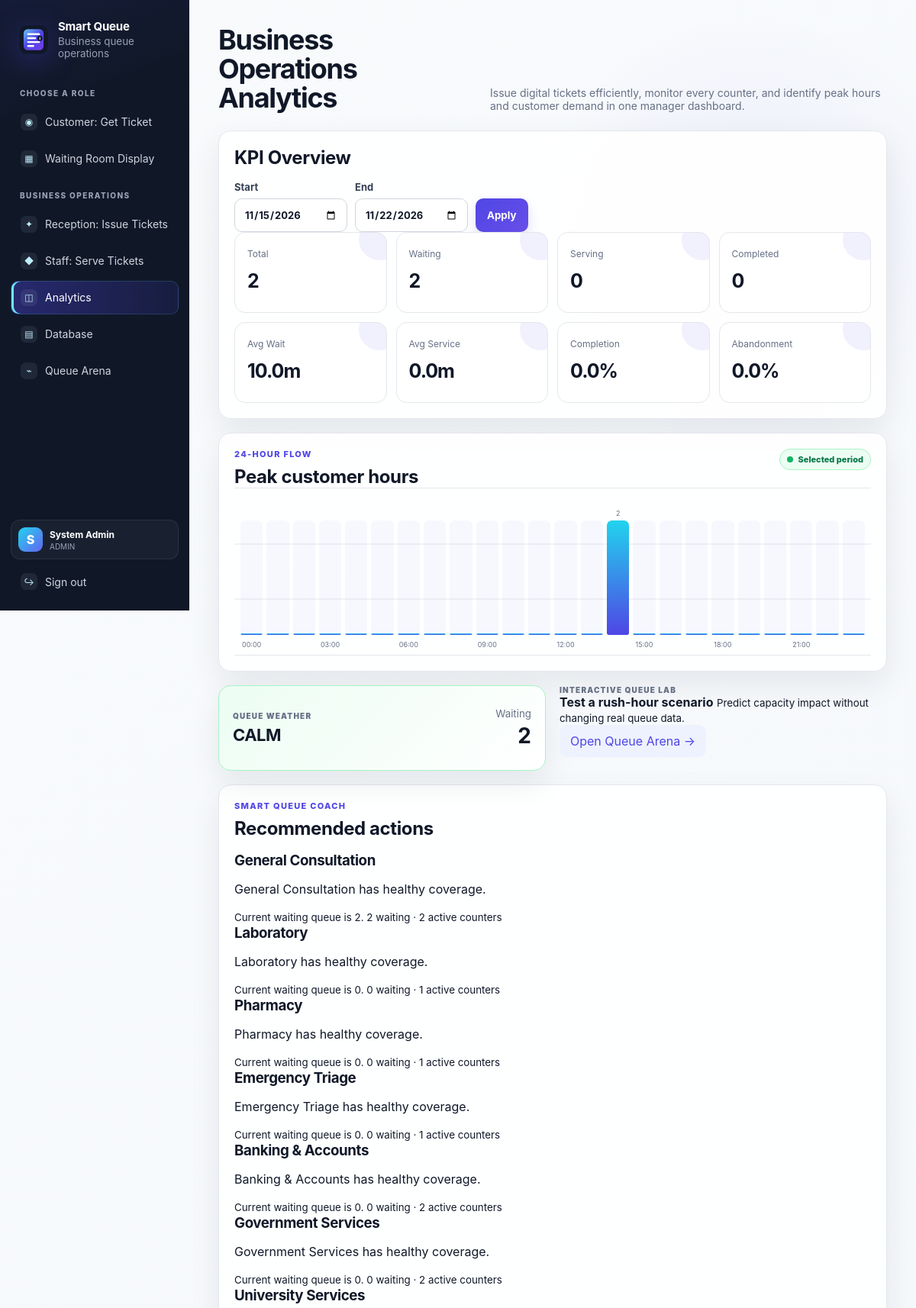
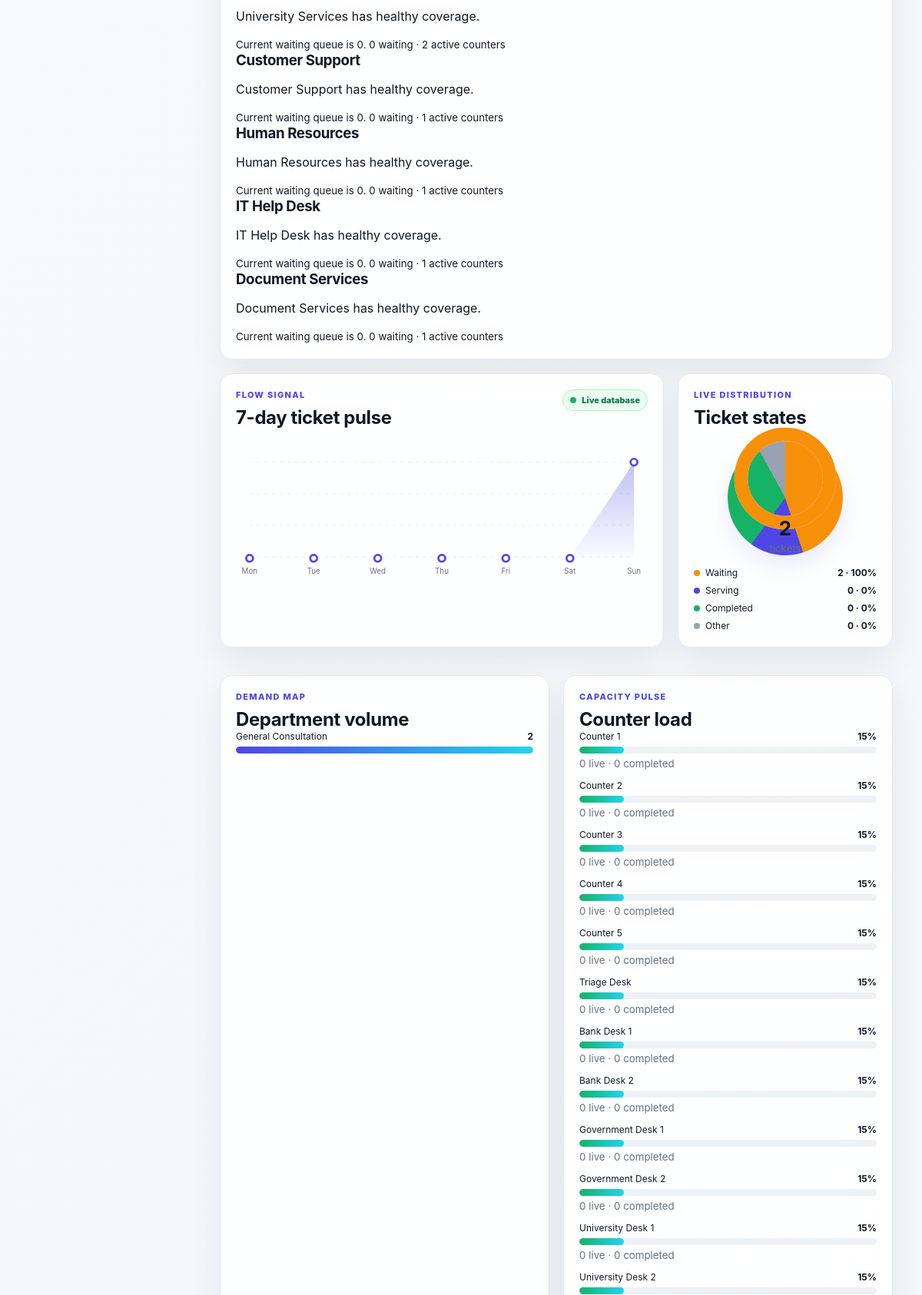
Screenshot of /manager (signed in, upper part) with the database file from the repository (2 pictures, top to bottom).
### database/models.py (models this page shows)
class Base(DeclarativeBase):
    pass

class Department(Base):
    __tablename__ = "departments"
    id: Mapped[int] = mapped_column(Integer, primary_key=True)
    name: Mapped[str] = mapped_column(String(120), unique=True, nullable=False)
    code: Mapped[str] = mapped_column(String(10), unique=True, nullable=False)
    is_active: Mapped[bool] = mapped_column(Boolean, default=True, nullable=False)
    created_at: Mapped[datetime] = mapped_column(DateTime, default=datetime.utcnow)
    services = relationship("Service", back_populates="department")
    counters = relationship("Counter", back_populates="department")

class Counter(Base):
    __tablename__ = "counters"
    id: Mapped[int] = mapped_column(Integer, primary_key=True)
    name: Mapped[str] = mapped_column(String(100), unique=True, nullable=False)
    department_id: Mapped[int] = mapped_column(ForeignKey("departments.id"), nullable=False)
    is_active: Mapped[bool] = mapped_column(Boolean, default=True, nullable=False)
    is_paused: Mapped[bool] = mapped_column(Boolean, default=False, nullable=False)
    department = relationship("Department", back_populates="counters")
    assigned_staff = relationship("User", back_populates="assigned_counter", foreign_keys=[User.assigned_counter_id])

### app.py (the view)
@app.get("/manager")
@login_required
@roles_required(Role.ADMIN, Role.MANAGER)
def manager_dashboard():
    start = request.args.get("start")
    end = request.args.get("end")
    end_date = datetime.strptime(end, "%Y-%m-%d") if end else datetime.utcnow()
    start_date = datetime.strptime(start, "%Y-%m-%d") if start else (end_date - timedelta(days=7))
    with get_session() as db:
        analytics = AnalyticsEngine(db)
        kpis = analytics.kpis(start_date, end_date)
        peak_hours = analytics.peak_hours(start_date, end_date).to_dict("records")
        hourly_counts = {hour: 0 for hour in range(24)}
        for row in peak_hours:
            hourly_counts[int(row["hour"])] = int(row["tickets"])
        peak_hour_max = max(hourly_counts.values(), default=0) or 1
        peak_hour_bars = [
            {"hour": hour, "count": count, "height": round((count / peak_hour_max) * 100)}
            for hour, count in hourly_counts.items()
        ]
        predictor = WaitPredictor(db)
        weather = predictor.queue_weather()
        coach = predictor.smart_coach()
        tickets = list(db.scalars(
            select(Ticket).where(Ticket.created_at >= start_date, Ticket.created_at <= end_date)
        ).all())
        trend_days = []
        trend_values = []
        for offset in range(6, -1, -1):
            day = end_date.date() - timedelta(days=offset)
            count = sum(1 for ticket in tickets if ticket.created_at.date() == day)
            trend_days.append(day.strftime("%a"))
            trend_values.append(count)
        trend_max = max(trend_values, default=0) or 1
        trend_points = []
        for index, value in enumerate(trend_values):
            x = 20 + (index * (560 / 6))
            y = 180 - ((value / trend_max) * 140)
            trend_points.append({"x": round(x, 1), "y": round(y, 1), "value": value, "day": trend_days[index]})
        status_counts = {
            "Waiting": len([ticket for ticket in tickets if ticket.status == TicketStatus.WAITING]),
            "Serving": len([ticket for ticket in tickets if ticket.status in (TicketStatus.CALLED, TicketStatus.SERVING)]),
            "Completed": len([ticket for ticket in tickets if ticket.status == TicketStatus.COMPLETED]),
            "Other": len([ticket for ticket in tickets if ticket.status not in (
                TicketStatus.WAITING, TicketStatus.CALLED, TicketStatus.SERVING, TicketStatus.COMPLETED,
            )]),
        }
        status_total = sum(status_counts.values()) or 1
        status_mix = []
        status_offset = 0
        for name, count in status_counts.items():
            percent = round((count / status_total) * 100)
            status_mix.append({"name": name, "count": count, "percent": percent, "offset": status_offset})
            status_offset += percent
        status_gradient_parts = []
        gradient_start = 0
        gradient_colors = {"Waiting": "#f79009", "Serving": "#4f46e5", "Completed": "#16b364", "Other": "#98a2b3"}
        for item in status_mix:
            gradient_end = gradient_start + item["percent"]
            status_gradient_parts.append(f'{gradient_colors[item["name"]]} {gradient_start}% {gradient_end}%')
            gradient_start = gradient_end
        status_gradient = "conic-gradient(" + ",".join(status_gradient_parts) + ")"
        department_counts = {}
        for ticket in tickets:
            department_name = ticket.department.name if ticket.department else "Unknown"
            department_counts[department_name] = department_counts.get(department_name, 0) + 1
        department_mix = sorted(
            ({"name": name, "count": count} for name, count in department_counts.items()),
            key=lambda item: item["count"],
            reverse=True,
        )[:6]
        counter_stats = []
        counters = list(db.scalars(select(Counter).where(Counter.is_active.is_(True))).all())
        for counter in counters:
            waiting_count = db.scalar(select(func.count(Ticket.id)).where(
                Ticket.counter_id == counter.id,
                Ticket.status.in_((TicketStatus.CALLED, TicketStatus.SERVING)),
            )) or 0
            completed_count = db.scalar(select(func.count(Ticket.id)).where(
                Ticket.counter_id == counter.id,
                Ticket.status == TicketStatus.COMPLETED,
            )) or 0
            capacity = min(((completed_count + 1) * 15) + (waiting_count * 25), 100)
            counter_stats.append({"name": counter.name, "waiting": waiting_count, "completed": completed_count, "capacity": capacity, "paused": counter.is_paused})
        return render_template(
            "manager.html",
            kpis=kpis,
            peak_hours=peak_hours,
            peak_hour_bars=peak_hour_bars,
            start=start_date.date().isoformat(),
            end=end_date.date().isoformat(),
            weather=weather,
            coach=coach,
            trend_points=trend_points,
            status_mix=status_mix,
            status_gradient=status_gradient,
            department_mix=department_mix,
            counter_stats=counter_stats,
        )

### app.py (called while the page is built)
def login_required(view_func):
    @wraps(view_func)
    def wrapper(*args, **kwargs):
        if not session.get("user_id"):
            flash("Please login first.", "warning")
            return redirect(url_for("login"))
        return view_func(*args, **kwargs)
    return wrapper

def roles_required(*roles: Role):
    role_values = {role.value for role in roles}
    def decorator(view_func):
        @wraps(view_func)
        def wrapper(*args, **kwargs):
            user_role = session.get("user_role")
            if user_role not in role_values:
                flash("You do not have access to this page.", "danger")
                return redirect(url_for("home"))
            return view_func(*args, **kwargs)
        return wrapper
    return decorator

### core/analytics_engine.py (called while the page is built)
    def tickets_dataframe(self, start: datetime, end: datetime) -> pd.DataFrame:
        tickets = list(
            self.session.scalars(
                select(Ticket).where(Ticket.created_at >= start, Ticket.created_at <= end)
            ).all()
        )
        rows = [
            (
                t.ticket_number,
                t.created_at,
                t.status.value if hasattr(t.status, "value") else str(t.status),
                t.department.name if t.department else "Unknown",
            )
            for t in tickets
        ]
        if not rows:
            return pd.DataFrame(columns=["ticket_number", "created_at", "status", "department"])
        return pd.DataFrame(rows, columns=["ticket_number", "created_at", "status", "department"])

    def peak_hours(self, start: datetime, end: datetime) -> pd.DataFrame:
        df = self.tickets_dataframe(start, end)
        if df.empty:
            return pd.DataFrame(columns=["hour", "tickets"])
        df["hour"] = pd.to_datetime(df["created_at"]).dt.hour
        return df.groupby("hour", as_index=False).size().rename(columns={"size": "tickets"})

### database/connection.py (called while the page is built)
@contextmanager
def get_session():
    session = SessionLocal()
    try:
        yield session
        session.commit()
    except Exception:
        session.rollback()
        raise
    finally:
        session.close()

### templates/manager.html (shortened to what this page needs)
{% extends 'base.html' %}
{% block content %}
<section class="page-head">
  <h1>Business Operations Analytics</h1>
  <p>Issue digital tickets efficiently, monitor every counter, and identify peak hours and customer demand in one manager dashboard.</p>
</section>
<section class="card">
  <h2>KPI Overview</h2>
  <form method="get" class="form-inline">
    <label>Start <input type="date" name="start" value="{{ start }}"></label>
    <label>End <input type="date" name="end" value="{{ end }}"></label>
    <button type="submit">Apply</button>
  </form>
  <div class="kpis">
    <div class="kpi"><span>Total</span><strong>{{ kpis.total_tickets }}</strong></div>
    <div class="kpi"><span>Waiting</span><strong>{{ kpis.waiting }}</strong></div>
    <div class="kpi"><span>Serving</span><strong>{{ kpis.serving }}</strong></div>
    <div class="kpi"><span>Completed</span><strong>{{ kpis.completed }}</strong></div>
    <div class="kpi"><span>Avg Wait</span><strong>{{ kpis.avg_wait }}m</strong></div>
    <div class="kpi"><span>Avg Service</span><strong>{{ kpis.avg_service }}m</strong></div>
    <div class="kpi"><span>Completion</span><strong>{{ kpis.completion_rate }}%</strong></div>
    <div class="kpi"><span>Abandonment</span><strong>{{ kpis.abandonment_rate }}%</strong></div>
  </div>
</section>
<section class="card peak-hour-card">
  <div class="chart-heading">
    <div><span class="eyebrow">24-HOUR FLOW</span><h2>Peak customer hours</h2></div>
    <span class="live-chip"><i></i> Selected period</span>
  </div>
  <div class="peak-hour-chart" role="img" aria-label="Tickets grouped by hour">
    {% for bar in peak_hour_bars %}
    <div class="peak-hour-column" title="{{ bar.count }} tickets">
      <div class="peak-hour-value">{{ bar.count if bar.count else '' }}</div>
      <div class="peak-hour-track"><i style="--peak-height: {{ bar.height }}%"></i></div>
      {% if bar.hour % 3 == 0 %}<span>{{ '%02d' % bar.hour }}:00</span>{% else %}<span></span>{% endif %}
    </div>
    {% endfor %}
  </div>
</section>
<section class="grid two coach-grid">
  <div class="weather-card weather-{{ weather.level }}">
    <div><span class="weather-kicker">QUEUE WEATHER</span><strong>{{ weather.label }}</strong></div>
    <div class="weather-stat"><small>Waiting</small><b>{{ weather.waiting }}</b></div>
  </div>
  <div class="arena-card">
    <div>
      <span class="weather-kicker">INTERACTIVE QUEUE LAB</span>
      <strong>Test a rush-hour scenario</strong>
      <small>Predict capacity impact without changing real queue data.</small>
    </div>
    <a class="arena-button" href="{{ url_for('queue_arena') }}">Open Queue Arena →</a>
  </div>
</section>
<section class="card coach-card">
  <div class="coach-heading">
    <div>
      <span class="eyebrow">SMART QUEUE COACH</span>
      <h2>Recommended actions</h2>
    </div>
  </div>
  <div class="coach-list">
    {% for item in coach %}
    <article class="coach-item {{ item.severity }}">
      <div>
        <h3>{{ item.department }}</h3>
        <p>{{ item.action }}</p>
        <small>{{ item.impact }} {{ item.waiting }} waiting · {{ item.active_counters }} active counters</small>
      </div>
    </article>
    {% else %}
    <p>No departments available.</p>
    {% endfor %}
  </div>
</section>
<section class="visual-grid">
  <article class="card trend-card">
    <div class="chart-heading">
      <div><span class="eyebrow">FLOW SIGNAL</span><h2>7-day ticket pulse</h2></div>
      <span class="live-chip"><i></i> Live database</span>
    </div>
    <svg class="trend-chart" viewBox="0 0 600 210" role="img" aria-label="Seven day ticket trend">
      <defs>
        <linearGradient id="trendFill" x1="0" y1="0" x2="0" y2="1">
          <stop offset="0%" stop-color="#4f46e5" stop-opacity="0.34"/>
          <stop offset="100%" stop-color="#4f46e5" stop-opacity="0.02"/>
        </linearGradient>
        <filter id="trendGlow"><feGaussianBlur stdDeviation="3" result="blur"/><feMerge><feMergeNode in="blur"/><feMergeNode in="SourceGraphic"/></feMerge></filter>
      </defs>
      <g class="chart-grid-lines">
        <line x1="20" y1="40" x2="580" y2="40"/><line x1="20" y1="86" x2="580" y2="86"/><line x1="20" y1="132" x2="580" y2="132"/><line x1="20" y1="178" x2="580" y2="178"/>
      </g>
      <polygon class="trend-area" points="20,180 {% for point in trend_points %}{{ point.x }},{{ point.y }} {% endfor %}580,180" fill="url(#trendFill)"/>
      <polyline class="trend-line" points="{% for point in trend_points %}{{ point.x }},{{ point.y }}{% if not loop.last %} {% endif %}{% endfor %}" fill="none" stroke="#4f46e5" stroke-width="4" stroke-linecap="round" stroke-linejoin="round" filter="url(#trendGlow)"/>
      {% for point in trend_points %}
      <g class="trend-point">
        <circle cx="{{ point.x }}" cy="{{ point.y }}" r="5" fill="#fff" stroke="#4f46e5" stroke-width="3"/>
        <text x="{{ point.x }}" y="203" text-anchor="middle">{{ point.day }}</text>
      </g>
      {% endfor %}
    </svg>
  </article>
  <article class="card status-card">
    <div class="chart-heading"><div><span class="eyebrow">LIVE DISTRIBUTION</span><h2>Ticket states</h2></div></div>
    <div class="status-donut-wrap">
      <div class="status-donut">
        <svg viewBox="0 0 120 120" role="img" aria-label="Ticket status distribution">
          <circle cx="60" cy="60" r="46" fill="none" stroke="#eef2f6" stroke-width="14"/>
          {% for item in status_mix %}
          {% set segment_color = '#f79009' if item.name == 'Waiting' else '#4f46e5' if item.name == 'Serving' else '#16b364' if item.name == 'Completed' else '#98a2b3' %}
          <circle class="status-segment" cx="60" cy="60" r="46" fill="none" stroke="{{ segment_color }}" stroke-width="14" pathLength="100" stroke-dasharray="{{ item.percent }} {{ 100 - item.percent }}" stroke-dashoffset="-{{ item.offset }}"/>
          {% endfor %}
        </svg>
        <div class="status-donut-center"><strong>{{ kpis.total_tickets }}</strong><small>tickets</small></div>
      </div>
    </div>
    <div class="status-legend">
      {% for item in status_mix %}
      <div><span class="legend-dot {{ item.name.lower() }}"></span><span>{{ item.name }}</span><strong>{{ item.count }} · {{ item.percent }}%</strong></div>
      {% endfor %}
    </div>
  </article>
</section>
<section class="visual-grid visual-grid-bottom">
  <article class="card department-card">
    <div class="chart-heading"><div><span class="eyebrow">DEMAND MAP</span><h2>Department volume</h2></div></div>
    <div class="department-bars">
      {% set department_max = namespace(value=1) %}
      {% for item in department_mix %}{% if item.count > department_max.value %}{% set department_max.value = item.count %}{% endif %}{% endfor %}
      {% for item in department_mix %}
      <div class="department-bar-row">
        <div><span>{{ item.name }}</span><strong>{{ item.count }}</strong></div>
        <div class="department-bar-track"><i style="--bar-width: {{ (item.count / department_max.value * 100) | round }}%"></i></div>
      </div>
      {% else %}
      <p class="muted-empty">No department activity in this period.</p>
      {% endfor %}
    </div>
  </article>
  <article class="card counter-card">
    <div class="chart-heading"><div><span class="eyebrow">CAPACITY PULSE</span><h2>Counter load</h2></div></div>
    <div class="counter-loads">
      {% for counter in counter_stats %}
      <div class="counter-load {% if counter.paused %}paused{% endif %}">
        <div><span>{{ counter.name }}</span><strong>{{ counter.capacity }}%</strong></div>
        <div class="counter-load-track"><i style="--load-width: {{ counter.capacity }}%"></i></div>
        <small>{{ counter.waiting }} live · {{ counter.completed }} completed</small>
      </div>
      {% else %}
      <p class="muted-empty">No counters configured.</p>
      {% endfor %}
    </div>
  </article>
</section>
{% endblock %}

### rows the page displays
Department: department "General Consultation", action "General Consultation has healthy coverage.", impact "Current waiting queue is 2.", waiting "2", active_counters "2", name "General Consultation", count "2", {{ (item.count / department_max.value * 100) | round }} 100.0 (drawn)
Department: department "Laboratory", action "Laboratory has healthy coverage.", impact "Current waiting queue is 0.", waiting "0", active_counters "1"
Department: department "Pharmacy", action "Pharmacy has healthy coverage.", impact "Current waiting queue is 0.", waiting "0", active_counters "1"
Department: department "Emergency Triage", action "Emergency Triage has healthy coverage.", impact "Current waiting queue is 0.", waiting "0", active_counters "1"
Department: department "Banking & Accounts", action "Banking & Accounts has healthy coverage.", impact "Current waiting queue is 0.", waiting "0", active_counters "2"
Department: department "Government Services", action "Government Services has healthy coverage.", impact "Current waiting queue is 0.", waiting "0", active_counters "2"
Department: department "University Services", action "University Services has healthy coverage.", impact "Current waiting queue is 0.", waiting "0", active_counters "2"
Department: department "Customer Support", action "Customer Support has healthy coverage.", impact "Current waiting queue is 0.", waiting "0", active_counters "1"
Department: department "Human Resources", action "Human Resources has healthy coverage.", impact "Current waiting queue is 0.", waiting "0", active_counters "1"
Department: department "IT Help Desk", action "IT Help Desk has healthy coverage.", impact "Current waiting queue is 0.", waiting "0", active_counters "1"
Department: department "Document Services", action "Document Services has healthy coverage.", impact "Current waiting queue is 0.", waiting "0", active_counters "1"
Counter: name "Counter 1", capacity "15", waiting "0", completed "0"
Counter: name "Counter 2", capacity "15", waiting "0", completed "0"
Counter: name "Counter 3", capacity "15", waiting "0", completed "0"
Counter: name "Counter 4", capacity "15", waiting "0", completed "0"
Counter: name "Counter 5", capacity "15", waiting "0", completed "0"
Counter: name "Triage Desk", capacity "15", waiting "0", completed "0"
Counter: name "Bank Desk 1", capacity "15", waiting "0", completed "0"
Counter: name "Bank Desk 2", capacity "15", waiting "0", completed "0"
Counter: name "Government Desk 1", capacity "15", waiting "0", completed "0"
Counter: name "Government Desk 2", capacity "15", waiting "0", completed "0"
Counter: name "University Desk 1", capacity "15", waiting "0", completed "0"
Counter: name "University Desk 2", capacity "15"

### other values shown
{{ session.get('user_name', 'U')[0].upper() }} "S"
{{ session.get('user_name', 'User') }} "System Admin"
{{ session.get('user_role', 'CUSTOMER') }} "ADMIN"
{{ kpis.total_tickets }} "2"
{{ kpis.waiting }} "2"
{{ kpis.serving }} "0"
{{ kpis.completed }} "0"
{{ kpis.avg_wait }} "10.0"
{{ kpis.avg_service }} "0.0"
{{ kpis.completion_rate }} "0.0"
{{ kpis.abandonment_rate }} "0.0"
{{ '%02d' % bar.hour }} "00" "03" "06" "09" "12" "15" "18" "21"
{{ bar.count if bar.count else '' }} "2"
{{ weather.label }} "CALM"
{{ weather.waiting }} "2"
